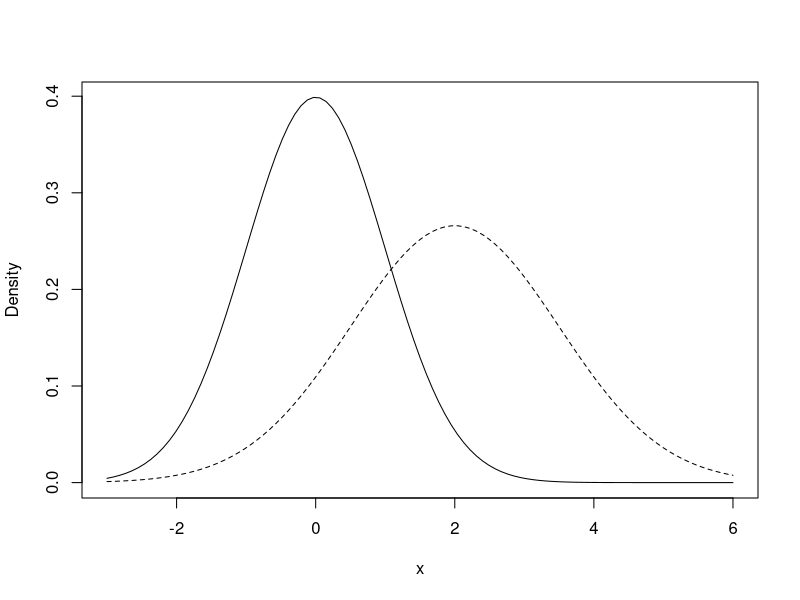

Generate this figure with R:
## ---- chunk 1
knitr::opts_chunk$set(echo = TRUE)
## ---- chunk 2
curve(dnorm, from = -3, to = 6, ylab = "Density")
curve(dnorm(x, mean = 2, sd = 1.5), add = TRUE, lty = 2)
## ---- chunk 3
# Your Code goes here
## ---- chunk 4
# Replace the 1 on the right hand side of the equation with your code. Do not modify the call to set.seed()
set.seed(66)
normSamps = 1
## ---- chunk 5
# Replace the 1 on the right hand side of the equation with your code.
mean10 = 1
## ---- chunk 6
# Replace the 1 on the right hand side of the equation with your code
frac3 = 1
## ---- chunk 7
# Replace the 1 on the right hand side of the equation with your code
per90 = 1
## ---- chunk 8
# Replace the 1 on the right hand side of the equation with your code
maxDev = 1
